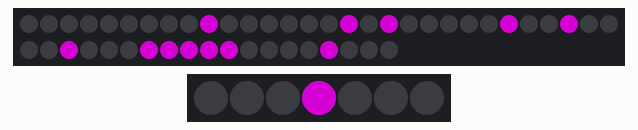
Recording of a sketch running on a simulated Arduino Uno, built with avr-gcc and run on an emulated ATmega328P. On the bench: 49 RGB LEDs in strip order, left to right, continuing on the next row, 7 RGB LEDs in strip order, left to right. Dim RGB values are drawn brighter than linear.

Above: at 0.1 s.
At 10.1 s:
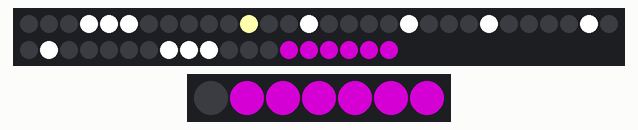
At 20.1 s:
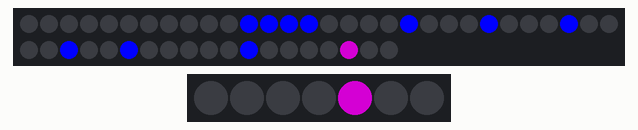
At 30.1 s:
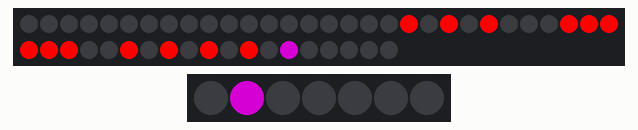
Timing chart, 0 to 121.5 s (numbered marks = the images above):
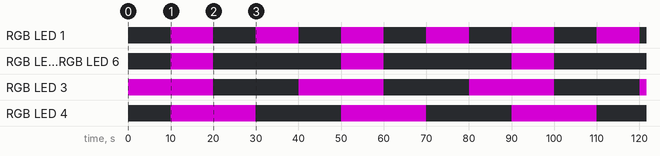

The sketch:

faceoriginal.ino
```cpp
#include <Adafruit_NeoPixel.h>
#ifdef __AVR__
 #include <avr/power.h> // Required for 16 MHz Adafruit Trinket
#endif

#define NUMPIXELS 49
#define EYEPIXELS 7


Adafruit_NeoPixel pixels (NUMPIXELS, 1, NEO_GRB + NEO_KHZ800);
Adafruit_NeoPixel eye (EYEPIXELS, 6, NEO_GRB + NEO_KHZ800);

#define DELAYVAL 500 // Time (in milliseconds) to pause between pixels

int analogPin = A3;
int i = 0;

void setup() {

  pixels.begin();
  eye.begin ();
}

void loop() {
  pixels.clear();
  eye.clear();

 for(int i=1; i<5; i++) { // For each expression...

  if (i==1){
/////////////////////////////sad//////////////////////////////

   eye.setPixelColor(3, eye.Color(128, 0,128));


   pixels.setPixelColor(45, pixels.Color(128, 0,128));


   pixels.setPixelColor(9, pixels.Color(128, 0,128));
   pixels.setPixelColor(16, pixels.Color(128, 0, 128));
   pixels.setPixelColor(18, pixels.Color(128, 0, 128));
   pixels.setPixelColor(24, pixels.Color(128, 0, 128));
   pixels.setPixelColor(27, pixels.Color(128, 0, 128));
   pixels.setPixelColor(32, pixels.Color(128, 0, 128));
   pixels.setPixelColor(36, pixels.Color(128, 0, 128));
   pixels.setPixelColor(40, pixels.Color(128, 0, 128));
                      ////
   pixels.setPixelColor(37, pixels.Color(128, 0, 128));
   pixels.setPixelColor(38, pixels.Color(128, 0, 128));
   pixels.setPixelColor(39, pixels.Color(128, 0, 128));
  }
  else if (i==5){
///////////////////////////////very sad//////////////////////////////


     eye.setPixelColor(5, eye.Color(128, 0,128));
     eye.setPixelColor(6, eye.Color(128, 0,128));
     eye.setPixelColor(7, eye.Color(128, 0,128));

   pixels.setPixelColor(47, pixels.Color(128, 0,128));
   pixels.setPixelColor(48, pixels.Color(128, 0,128));
   pixels.setPixelColor(49, pixels.Color(128, 0,128));


   pixels.setPixelColor(9, pixels.Color(255, 255, 255));
   pixels.setPixelColor(10, pixels.Color(255, 255, 255));
   pixels.setPixelColor(11, pixels.Color(255, 255, 255));
   pixels.setPixelColor(12, pixels.Color(255, 255, 255));
   pixels.setPixelColor(13, pixels.Color(255, 255, 255));
   pixels.setPixelColor(14, pixels.Color(255, 255, 255));
   pixels.setPixelColor(15, pixels.Color(255, 255, 255));
   pixels.setPixelColor(16, pixels.Color(255, 255, 255));
                    //////
   pixels.setPixelColor(18, pixels.Color(255, 255, 255));
   pixels.setPixelColor(24, pixels.Color(255, 255, 255));
   pixels.setPixelColor(27, pixels.Color(255, 255, 255));
   pixels.setPixelColor(32, pixels.Color(255, 255, 255));
   pixels.setPixelColor(36, pixels.Color(255, 255, 255));
   pixels.setPixelColor(40, pixels.Color(255, 255, 255));
                      ////
   pixels.setPixelColor(37, pixels.Color(255, 255, 255));
   pixels.setPixelColor(38, pixels.Color(255, 255, 255));
   pixels.setPixelColor(39, pixels.Color(255, 255, 255));
    }
    else if (i==3){
/////////////////////////////smile//////////////////////////////

   pixels.setPixelColor(46, pixels.Color(128, 0,128));

   eye.setPixelColor(4, eye.Color(128, 0,128));

   pixels.setPixelColor(11, pixels.Color(0, 0, 255));
   pixels.setPixelColor(12, pixels.Color(0, 0, 255));
   pixels.setPixelColor(13, pixels.Color(0, 0, 255));
   pixels.setPixelColor(14, pixels.Color(0, 0, 255));
   pixels.setPixelColor(19, pixels.Color(0, 0, 255));
   pixels.setPixelColor(23, pixels.Color(0, 0, 255));
   pixels.setPixelColor(27, pixels.Color(0, 0, 255));
   pixels.setPixelColor(32, pixels.Color(0, 0, 255));
   pixels.setPixelColor(35, pixels.Color(0, 0, 255));
   pixels.setPixelColor(41, pixels.Color(0, 0, 255));

  }
      else if (i==4){
/////////////////////////////ANGRY//////////////////////////////

   pixels.setPixelColor(43, pixels.Color(128, 0,128));
   pixels.setPixelColor(49, pixels.Color(128, 0,128));
   eye.setPixelColor(1, eye.Color(128, 0,128));
   eye.setPixelColor(7, eye.Color(128, 0,128));

   pixels.setPixelColor(35, pixels.Color(255,0,0));
   pixels.setPixelColor(32, pixels.Color(255,0,0));
   pixels.setPixelColor(19, pixels.Color(255,0,0));

   pixels.setPixelColor(31, pixels.Color(255,0,0));
   pixels.setPixelColor(37, pixels.Color(255,0,0));
   pixels.setPixelColor(30, pixels.Color(255,0,0));
   pixels.setPixelColor(21, pixels.Color(255,0,0));
   pixels.setPixelColor(29, pixels.Color(255,0,0));
   pixels.setPixelColor(39, pixels.Color(255,0,0));

   pixels.setPixelColor(28, pixels.Color(255,0,0));
   pixels.setPixelColor(23, pixels.Color(255,0,0));
   pixels.setPixelColor(27, pixels.Color(255,0,0));
   pixels.setPixelColor(41, pixels.Color(255,0,0));


  }
  else if (i==2){
/////////////////////////////SHOOK//////////////////////////////
   pixels.setPixelColor(43, pixels.Color(128, 0,128));
   pixels.setPixelColor(44, pixels.Color(128, 0,128));
   pixels.setPixelColor(45, pixels.Color(128, 0,128));
   pixels.setPixelColor(46, pixels.Color(128, 0,128));
   pixels.setPixelColor(47, pixels.Color(128, 0,128));
   pixels.setPixelColor(48, pixels.Color(128, 0,128));

   eye.setPixelColor(1, eye.Color(128, 0,128));
   eye.setPixelColor(2, eye.Color(128, 0,128));
   eye.setPixelColor(3, eye.Color(128, 0,128));
   eye.setPixelColor(4, eye.Color(128, 0,128));
   eye.setPixelColor(5, eye.Color(128, 0,128));
   eye.setPixelColor(6, eye.Color(128, 0,128));

   pixels.setPixelColor(3, pixels.Color(255, 255, 255));
   pixels.setPixelColor(4, pixels.Color(255, 255, 255));
   pixels.setPixelColor(5, pixels.Color(255, 255, 255));

   pixels.setPixelColor(14, pixels.Color(255,255,255));
   pixels.setPixelColor(11, pixels.Color(255,255,0255));
   pixels.setPixelColor(19, pixels.Color(255,255,255));
   pixels.setPixelColor(23, pixels.Color(255,255,255));
   pixels.setPixelColor(31, pixels.Color(255,255,255));
   pixels.setPixelColor(28, pixels.Color(255,255,255));
                  ////
   pixels.setPixelColor(37, pixels.Color(255,255,255));
   pixels.setPixelColor(38, pixels.Color(255,255,255));
   pixels.setPixelColor(39, pixels.Color(255,255,255));

  }


    pixels.show(); // Send the updated pixel colors to the hardware.
    eye.show();
    delay(10000);
    pixels.clear();
    eye.clear();

 }

// Pause before next pass through loop
  }
```

Measured:
- by itself, RGB LED 1: alternates RGB(128, 0, 128) for 10.0 s and off for 10.0 s
- by itself, RGB LED 2, RGB LED 5, RGB LED 6: alternates RGB(128, 0, 128) for 10.0 s and off for 30.0 s
- by itself, RGB LED 3, RGB LED 4: alternates RGB(128, 0, 128) for 20.0 s and off for 20.0 s
- what the display in image 1 shows lasts 10.0 s, from 10.0 s to 20.0 s
